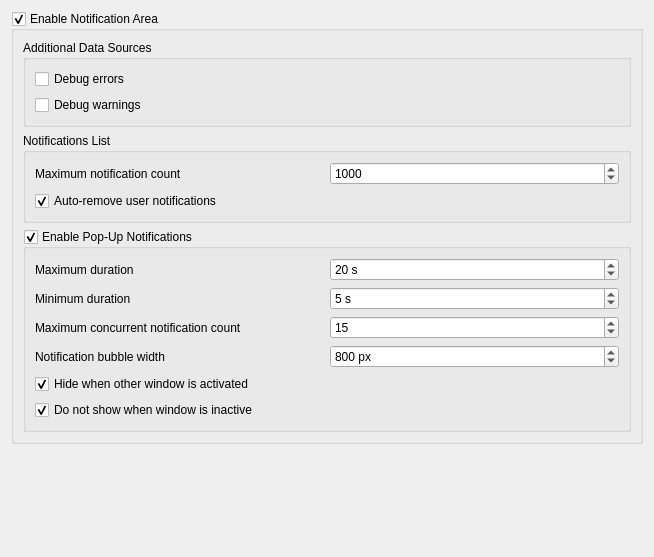
<?xml version="1.0" encoding="UTF-8"?>
<ui version="4.0">
 <class>Gui::Dialog::DlgSettingsNotificationArea</class>
 <widget class="QWidget" name="Gui::Dialog::DlgSettingsNotificationArea">
  <property name="geometry">
   <rect>
    <x>0</x>
    <y>0</y>
    <width>654</width>
    <height>557</height>
   </rect>
  </property>
  <property name="windowTitle">
   <string>Notification Area</string>
  </property>
  <layout class="QGridLayout" name="gridLayout_2">
   <item row="0" column="0">
    <widget class="QGroupBox" name="NotificationAreaEnabled">
     <property name="toolTip">
      <string>&lt;html&gt;&lt;head/&gt;&lt;body&gt;&lt;p&gt;If checked, show the notification area in the status bar: a button with the current notification count. Clicking it opens the dockable Notifications panel, where messages can be selected and copied. Optionally, additional pop-up notifications are also shown.&lt;/p&gt;&lt;/body&gt;&lt;/html&gt;</string>
     </property>
     <property name="title">
      <string>Enable Notification Area</string>
     </property>
     <property name="checkable">
      <bool>true</bool>
     </property>
     <layout class="QGridLayout" name="gridLayout">
      <item row="2" column="0">
       <widget class="QGroupBox" name="NonIntrusiveNotificationsEnabled">
        <property name="toolTip">
         <string>Enables non-intrusive pop-up notifications above the notification area. Pop-up notifications can be dismissed manually by clicking on them, or automatically after a set duration.</string>
        </property>
        <property name="title">
         <string>Enable Pop-Up Notifications</string>
        </property>
        <property name="checkable">
         <bool>true</bool>
        </property>
        <property name="checked">
         <bool>true</bool>
        </property>
        <layout class="QGridLayout" name="gridLayout_3">
         <item row="1" column="0">
          <widget class="QLabel" name="label_2">
           <property name="text">
            <string>Minimum duration</string>
           </property>
          </widget>
         </item>
         <item row="0" column="0">
          <widget class="QLabel" name="label">
           <property name="toolTip">
            <string/>
           </property>
           <property name="text">
            <string>Maximum duration</string>
           </property>
          </widget>
         </item>
         <item row="0" column="1">
          <widget class="Gui::PrefSpinBox" name="maxDuration">
           <property name="toolTip">
            <string>&lt;html&gt;&lt;head/&gt;&lt;body&gt;&lt;p&gt;Maximum amount of time the notification will be shown (unless mouse buttons are clicked). It also controls when user notifications will be removed if the &amp;quot;Auto-remove user notifications&amp;quot; setting is checked.&lt;/p&gt;&lt;/body&gt;&lt;/html&gt;</string>
           </property>
           <property name="suffix">
            <string> s</string>
           </property>
           <property name="minimum">
            <number>0</number>
           </property>
           <property name="maximum">
            <number>120</number>
           </property>
           <property name="value">
            <number>20</number>
           </property>
           <property name="prefEntry" stdset="0">
            <cstring>NotificationTime</cstring>
           </property>
           <property name="prefPath" stdset="0">
            <cstring>NotificationArea</cstring>
           </property>
          </widget>
         </item>
         <item row="1" column="1">
          <widget class="Gui::PrefSpinBox" name="minDuration">
           <property name="toolTip">
            <string>&lt;html&gt;&lt;head/&gt;&lt;body&gt;&lt;p&gt;Minimum amount of time the notification will be shown (unless the notification bubble is dismissed by clicking on it).&lt;/p&gt;&lt;/body&gt;&lt;/html&gt;</string>
           </property>
           <property name="suffix">
            <string> s</string>
           </property>
           <property name="value">
            <number>5</number>
           </property>
           <property name="prefEntry" stdset="0">
            <cstring>MinimumOnScreenTime</cstring>
           </property>
           <property name="prefPath" stdset="0">
            <cstring>NotificationArea</cstring>
           </property>
          </widget>
         </item>
         <item row="2" column="0">
          <widget class="QLabel" name="label_3">
           <property name="text">
            <string>Maximum concurrent notification count</string>
           </property>
          </widget>
         </item>
         <item row="2" column="1">
          <widget class="Gui::PrefSpinBox" name="maxNotifications">
           <property name="toolTip">
            <string>Maximum number of notifications that will be simultaneously present on the notification bubble.</string>
           </property>
           <property name="value">
            <number>15</number>
           </property>
           <property name="prefEntry" stdset="0">
            <cstring>MaxOpenNotifications</cstring>
           </property>
           <property name="prefPath" stdset="0">
            <cstring>NotificationArea</cstring>
           </property>
          </widget>
         </item>
         <item row="3" column="0">
          <widget class="QLabel" name="label_width">
           <property name="text">
            <string>Notification bubble width</string>
           </property>
          </widget>
         </item>
         <item row="3" column="1">
          <widget class="Gui::PrefSpinBox" name="notificationWidth">
           <property name="toolTip">
            <string>Width of the pop-up notification bubble in pixels.</string>
           </property>
           <property name="suffix">
            <string> px</string>
           </property>
           <property name="prefix">
            <string/>
           </property>
           <property name="minimum">
            <number>300</number>
           </property>
           <property name="maximum">
            <number>10000</number>
           </property>
           <property name="value">
            <number>800</number>
           </property>
           <property name="prefEntry" stdset="0">
            <cstring>NotificiationWidth</cstring>
           </property>
           <property name="prefPath" stdset="0">
            <cstring>NotificationArea</cstring>
           </property>
          </widget>
         </item>
         <item row="4" column="0">
          <widget class="Gui::PrefCheckBox" name="hideNonIntrusiveNotificationsWhenWindowDeactivated">
           <property name="toolTip">
            <string>Any open pop-up notifications will disappear when another window is activated.</string>
           </property>
           <property name="text">
            <string>Hide when other window is activated</string>
           </property>
           <property name="checked">
            <bool>true</bool>
           </property>
           <property name="prefEntry" stdset="0">
            <cstring>HideNonIntrusiveNotificationsWhenWindowDeactivated</cstring>
           </property>
           <property name="prefPath" stdset="0">
            <cstring>NotificationArea</cstring>
           </property>
          </widget>
         </item>
         <item row="5" column="0">
          <widget class="Gui::PrefCheckBox" name="preventNonIntrusiveNotificationsWhenWindowNotActive">
           <property name="toolTip">
            <string>Prevent pop-up notifications from appearing when the FreeCAD window is not the active window.</string>
           </property>
           <property name="text">
            <string>Do not show when window is inactive</string>
           </property>
           <property name="checked">
            <bool>true</bool>
           </property>
           <property name="prefEntry" stdset="0">
            <cstring>PreventNonIntrusiveNotificationsWhenWindowNotActive</cstring>
           </property>
           <property name="prefPath" stdset="0">
            <cstring>NotificationArea</cstring>
           </property>
          </widget>
         </item>
        </layout>
       </widget>
      </item>
      <item row="0" column="0">
       <widget class="QGroupBox" name="GroupBoxSubscriptions">
        <property name="toolTip">
         <string>Additional notification sources to show in the notification area.</string>
        </property>
        <property name="title">
         <string>Additional Data Sources</string>
        </property>
        <layout class="QGridLayout" name="gridLayout_1">
         <item row="0" column="0">
          <widget class="Gui::PrefCheckBox" name="developerErrorSubscriptionEnabled">
           <property name="toolTip">
            <string>Errors intended for developers will appear in the notification area.</string>
           </property>
           <property name="text">
            <string>Debug errors</string>
           </property>
           <property name="checked">
            <bool>false</bool>
           </property>
           <property name="prefEntry" stdset="0">
            <cstring>DeveloperErrorSubscriptionEnabled</cstring>
           </property>
           <property name="prefPath" stdset="0">
            <cstring>NotificationArea</cstring>
           </property>
          </widget>
         </item>
         <item row="1" column="0">
          <widget class="Gui::PrefCheckBox" name="developerWarningSubscriptionEnabled">
           <property name="toolTip">
            <string>Warnings intended for developers will appear in the notification area.</string>
           </property>
           <property name="text">
            <string>Debug warnings</string>
           </property>
           <property name="checked">
            <bool>false</bool>
           </property>
           <property name="prefEntry" stdset="0">
            <cstring>DeveloperWarningSubscriptionEnabled</cstring>
           </property>
           <property name="prefPath" stdset="0">
            <cstring>NotificationArea</cstring>
           </property>
          </widget>
         </item>
        </layout>
       </widget>
      </item>
      <item row="1" column="0">
       <widget class="QGroupBox" name="groupBox_2">
        <property name="toolTip">
         <string>Controls the amount of notifications to show in the list.</string>
        </property>
        <property name="title">
         <string>Notifications List</string>
        </property>
        <layout class="QGridLayout" name="gridLayout_4">
         <item row="0" column="1">
          <widget class="Gui::PrefSpinBox" name="maxWidgetMessages">
           <property name="toolTip">
            <string>Limits the number of notifications that will be kept in the list. If 0, there is no limit.</string>
           </property>
           <property name="maximum">
            <number>10000</number>
           </property>
           <property name="value">
            <number>1000</number>
           </property>
           <property name="prefEntry" stdset="0">
            <cstring>MaxWidgetMessages</cstring>
           </property>
           <property name="prefPath" stdset="0">
            <cstring>NotificationArea</cstring>
           </property>
          </widget>
         </item>
         <item row="0" column="0">
          <widget class="QLabel" name="label_4">
           <property name="text">
            <string>Maximum notification count</string>
           </property>
          </widget>
         </item>
         <item row="1" column="0">
          <widget class="Gui::PrefCheckBox" name="autoRemoveUserNotifications">
           <property name="toolTip">
            <string>Removes the user notifications from the notifications list after the maximum duration for pop-up notifications has lapsed.</string>
           </property>
           <property name="text">
            <string>Auto-remove user notifications</string>
           </property>
           <property name="checked">
            <bool>true</bool>
           </property>
           <property name="prefEntry" stdset="0">
            <cstring>AutoRemoveUserNotifications</cstring>
           </property>
           <property name="prefPath" stdset="0">
            <cstring>NotificationArea</cstring>
           </property>
          </widget>
         </item>
        </layout>
       </widget>
      </item>
     </layout>
    </widget>
   </item>
   <item row="4" column="0">
    <spacer name="verticalSpacer">
     <property name="orientation">
      <enum>Qt::Vertical</enum>
     </property>
     <property name="sizeHint" stdset="0">
      <size>
       <width>20</width>
       <height>63</height>
      </size>
     </property>
    </spacer>
   </item>
  </layout>
 </widget>
 <customwidgets>
  <customwidget>
   <class>Gui::PrefCheckBox</class>
   <extends>QCheckBox</extends>
   <header>Gui/PrefWidgets.h</header>
  </customwidget>
  <customwidget>
   <class>Gui::PrefSpinBox</class>
   <extends>QSpinBox</extends>
   <header>Gui/PrefWidgets.h</header>
  </customwidget>
 </customwidgets>
 <resources/>
 <connections/>
</ui>
